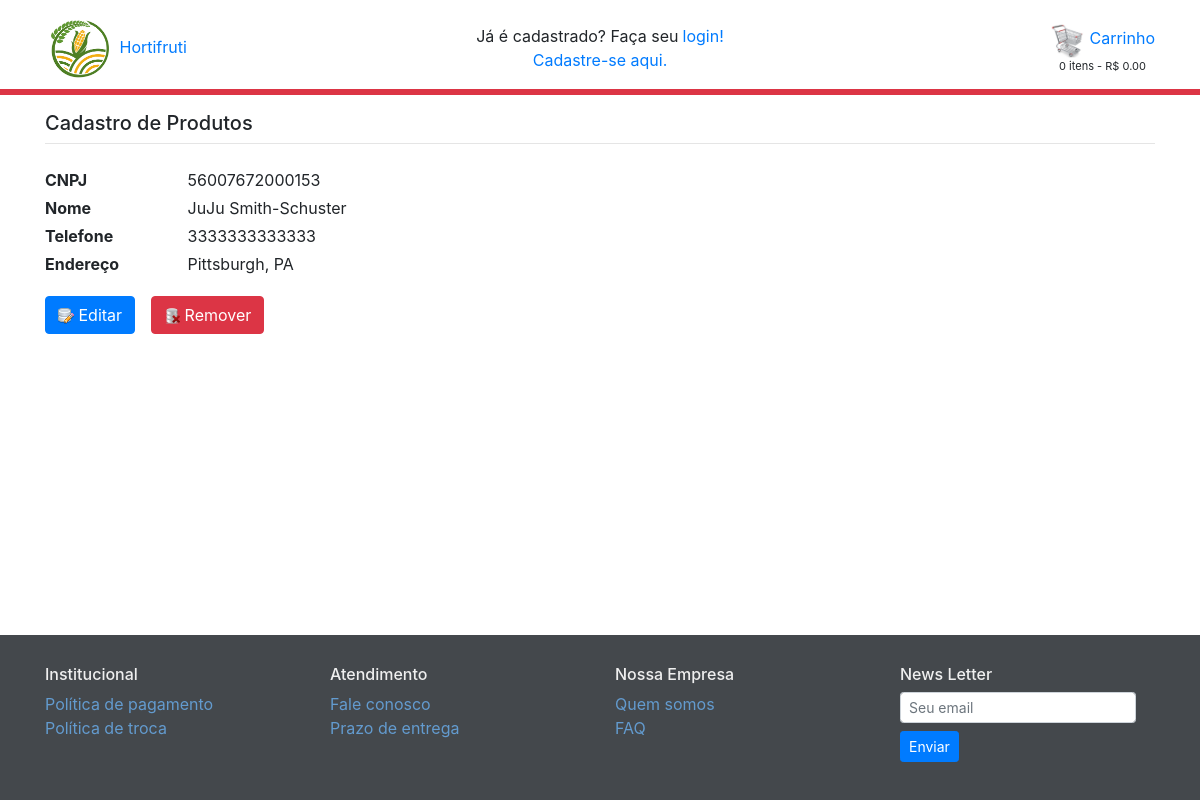
/fornecedor/exibe_fornecedor/17, run on an earlier commit of the app's database.
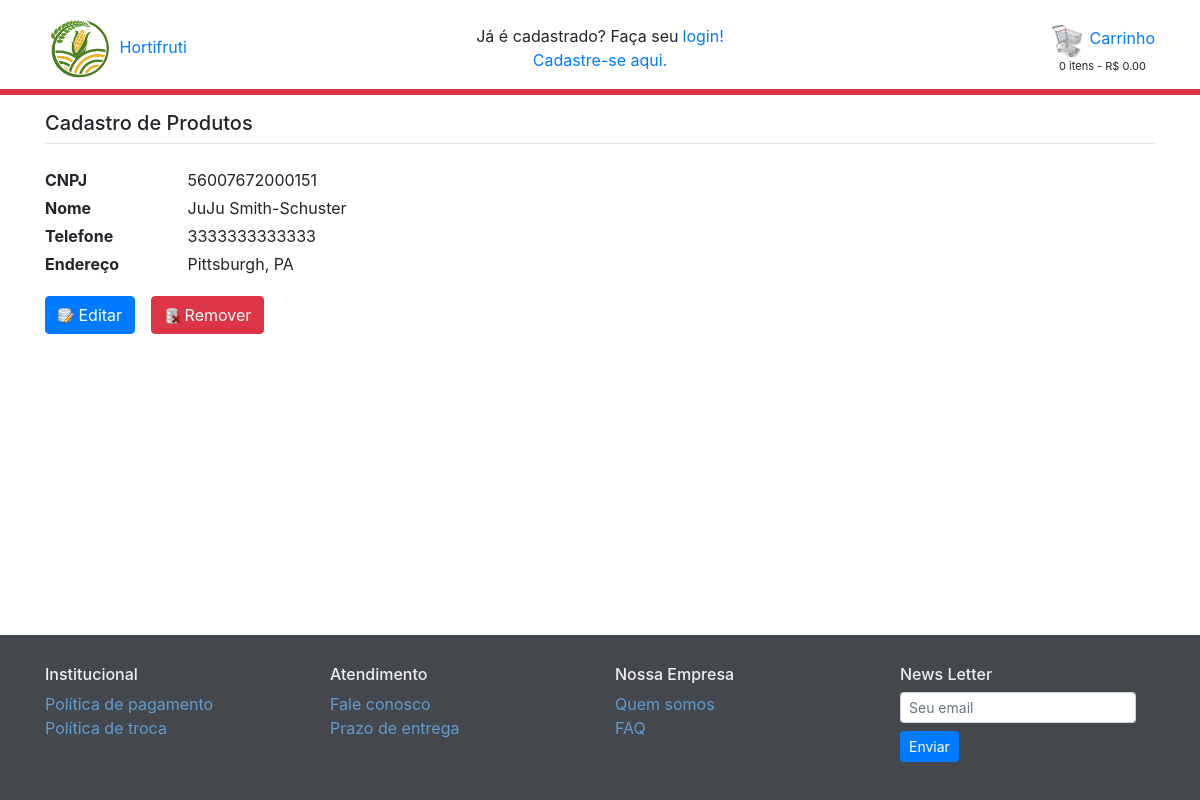
And on a later commit of the database.
### fornecedor/models.py (models this page shows, shortened)
class Fornecedor(models.Model):
    cnpj = models.CharField(max_length=18, unique=True)
    nome = models.CharField(max_length=100)
    telefone = models.CharField(max_length=13, unique=True)
    endereco = models.CharField(max_length=120, unique=True)
    class Meta:
        db_table='fornecedor'
        verbose_name_plural = 'fornecedores'

### fornecedor/views.py (the view)
# urls.py: path('exibe_fornecedor/<int:id>', views.exibe_fornecedor, name='exibe_fornecedor'),
def exibe_fornecedor(request, id):
    fornecedor = get_object_or_404(Fornecedor, pk=id)
    request.session['fornecedor_id_del'] = id
    return render(request, 'fornecedor/exibe_fornecedor.html', {'fornecedor': fornecedor})

### carrinho/carrinho.py (called while the page is built)
    def get_preco_carrinho(self):
        return sum(Decimal(item['preco_total']) for item in self.carrinho.values())

    def get_quantidade_carrinho(self):
        return sum(item['quantidade'] for item in self.carrinho.values())

### carrinho/context_processors.py (called while the page is built)
def calcula_totais_carrinho(request):
    carrinho = Carrinho(request)
    quantidade = carrinho.get_quantidade_carrinho()
    preco_carrinho = carrinho.get_preco_carrinho()
    return {
        'quantidade': quantidade,
        'preco_carrinho': preco_carrinho
    }

### fornecedor/templates/fornecedor/exibe_fornecedor.html (shortened to what this page needs)
{% extends 'base.html' %}
{% load static %}
{% block corpo %}
   <div class='mb-4'>
      <h5>Cadastro de Produtos</h5>
      <hr class='mt-0'>
   </div>
      <div class="row mb-3">
         <div class="col-lg-9 col-md-8">
            <div class="row">
               <div class="col-xl-2 col-lg-3 col-4 font-weight-bold mb-1">CNPJ</div>
               <div class="col-xl-10 col-lg-9 col-8">{{ fornecedor.cnpj }}</div>
               <div class="col-xl-2 col-lg-3 col-4 font-weight-bold mb-1">Nome</div>
               <div class="col-xl-10 col-lg-9 col-8">{{ fornecedor.nome }}</div>
               <div class="col-xl-2 col-lg-3 col-4 font-weight-bold mb-1">Telefone</div>
               <div class="col-xl-10 col-lg-9 col-8">{{ fornecedor.telefone }}</div>
               <div class="col-xl-2 col-lg-3 col-4 font-weight-bold mb-1">Endereço</div>
               <div class="col-xl-10 col-lg-9 col-8">{{ fornecedor.endereco }}</div>
            </div>
         </div>
      </div>
      {% if fornecedor.cnpj %}
         <div class="form-group row">
            <div class="col-12">
               <div class="form-inline">
                  <a href="{% url 'fornecedor:edita_fornecedor' fornecedor.id %}" class="btn btn-primary mr-3">
                     <img src="{% static 'images/skin/database_edit.png' %}" /> Editar
                  </a>
                  <form action="{% url 'fornecedor:remove_fornecedor' %}" method="POST">
                     <button type="submit" class="btn btn-danger">
                        <img src="{% static 'images/skin/database_delete.png' %}"> Remover
                     </button>
                  </form>
               </div>
            </div>
         </div>
      {% endif %}
{% endblock %}

### templates/base.html (shortened to what this page needs)
{% load static %}
{% load humanize %}
<!DOCTYPE html>
<html lang="en">
<head>
    <link rel="stylesheet" type="text/css" href="{% static 'css/bootstrap.css' %}" />
    <link rel="stylesheet" type="text/css" href="{% static 'css/jquery-ui.min.css' %}">
    <link rel="stylesheet" type="text/css" href="{% static 'css/base.css' %}" />
</head>
<body class="barra">
    <div class="container mt-3 mb-2">
        <div class="row">
            <div class="col-3">
                <a class="d-none d-md-block" style="text-decoration: none; font-size: 16px" href="/">
                    <img src="{% static 'images/hortifruti-icon.png' %}" style="width: 70px" alt="Hortifruti">
                    Hortifruti
                </a>
            </div>
            <div class="col-6 d-flex align-items-center justify-content-center">
                <div class="d-none d-lg-block">
                    {% if not user.is_authenticated %}
                        <div class="d-flex justify-content-center">
                            Já é cadastrado? Faça seu<a style="text-decoration: none" class="pl-1" href="{% url 'autenticacao:login' %}">login!</a>
                        </div>
                        <div class="d-flex justify-content-center">
                            <a style="text-decoration: none" href="{% url 'autenticacao:registra_usuario' %}">Cadastre-se aqui.</a>
                        </div>
                    {% endif %}
                </div>
            </div>
            <div class="col-3 d-flex justify-content-end align-items-center">
                <div class="d-none d-sm-block">
                    <a style="text-decoration: none" href="{% url 'carrinho:exibe_carrinho' %}">
                        <img src="{% static 'images/carrinho.png' %}" style="width: 35px" alt="Carrinho">
                        Carrinho
                    </a>
                    <div id="total-1" class="d-flex justify-content-center" style="font-size: 11px">
                        {% if quantidade == 1 %}
                            {{ quantidade }} item - R$ {{ preco_carrinho | floatformat:2 | intcomma }}
                        {% else %}
                            {{ quantidade }} itens - R$ {{ preco_carrinho | floatformat:2 | intcomma }}
                        {% endif %}
                    </div>
                </div>
            </div>
        </div>
    </div>
    <div style="padding: 3px" class="bg-danger mb-3"></div>
    <div id="container" class="container">
        {% block corpo %}
        {% endblock %}
    </div>
    {% block rodape %}
        <div class="footer">
            <div class="container">
                <div class="row">
                    <div class="col-lg-3 col-sm-6">
                        <h6>Institucional</h6>
                        <ul class="list-unstyled">
                            <li><a style="text-decoration: none" href="#">Política de pagamento</a></li>
                            <li><a style="text-decoration: none" href="#">Política de troca</a></li>
                        </ul>
                    </div>
                    <div class="col-lg-3 col-sm-6">
                        <h6>Atendimento</h6>
                        <ul class="list-unstyled">
                            <li><a style="text-decoration: none" href="#">Fale conosco</a></li>
                            <li><a style="text-decoration: none" href="#">Prazo de entrega</a></li>
                        </ul>
                    </div>
                    <div class="col-lg-3 col-sm-6">
                        <h6>Nossa Empresa</h6>
                        <ul class="list-unstyled">
                            <li><a style="text-decoration: none" href="#">Quem somos</a></li>
                            <li><a style="text-decoration: none" href="#">FAQ</a></li>
                        </ul>
                    </div>
                    <div class="col-lg-3 col-sm-6">
                        <h6>News Letter</h6>
                        <form class="form-inline">
                            <input type="text" name="email" id="email"
                                   class="form-control form-control-sm mr-2 mb-2"
                                   placeholder="Seu email">
                            <button type="submit" class="btn btn-sm btn-primary mb-2">Enviar</button>
                        </form>
                    </div>
                </div>
            </div>
        </div>
    {% endblock %}
</body>
</html>

### static/css/base.css (style rules this page uses)
body { display: flex; min-height: 100vh; flex-direction: column; }
div#container { flex: 1; }
.barra { overflow-y: scroll; }
.footer { background-color: #44484c; color: #efefef; padding: 30px 0; }
.footer a { color: #639bcf; }

What changed in the data, as far as the page shows it:
changed Fornecedor "JuJu Smith-Schuster": cnpj "56007672000153" → "56007672000151"
